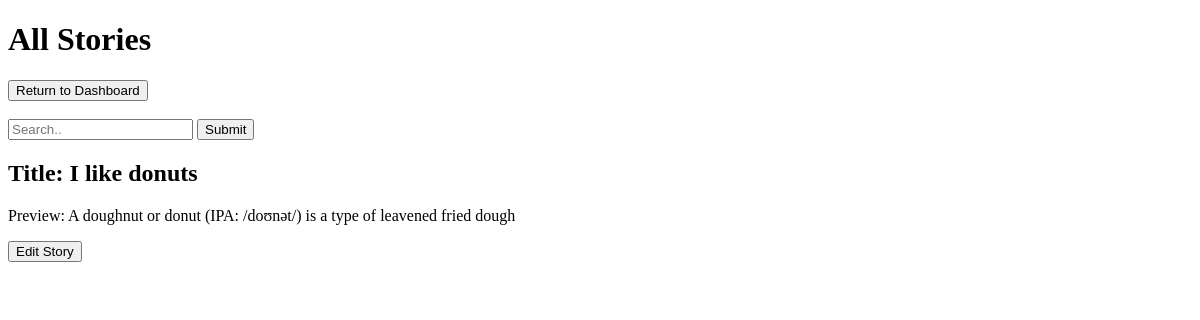
Page /see_stories (signed in) on the earlier database version.
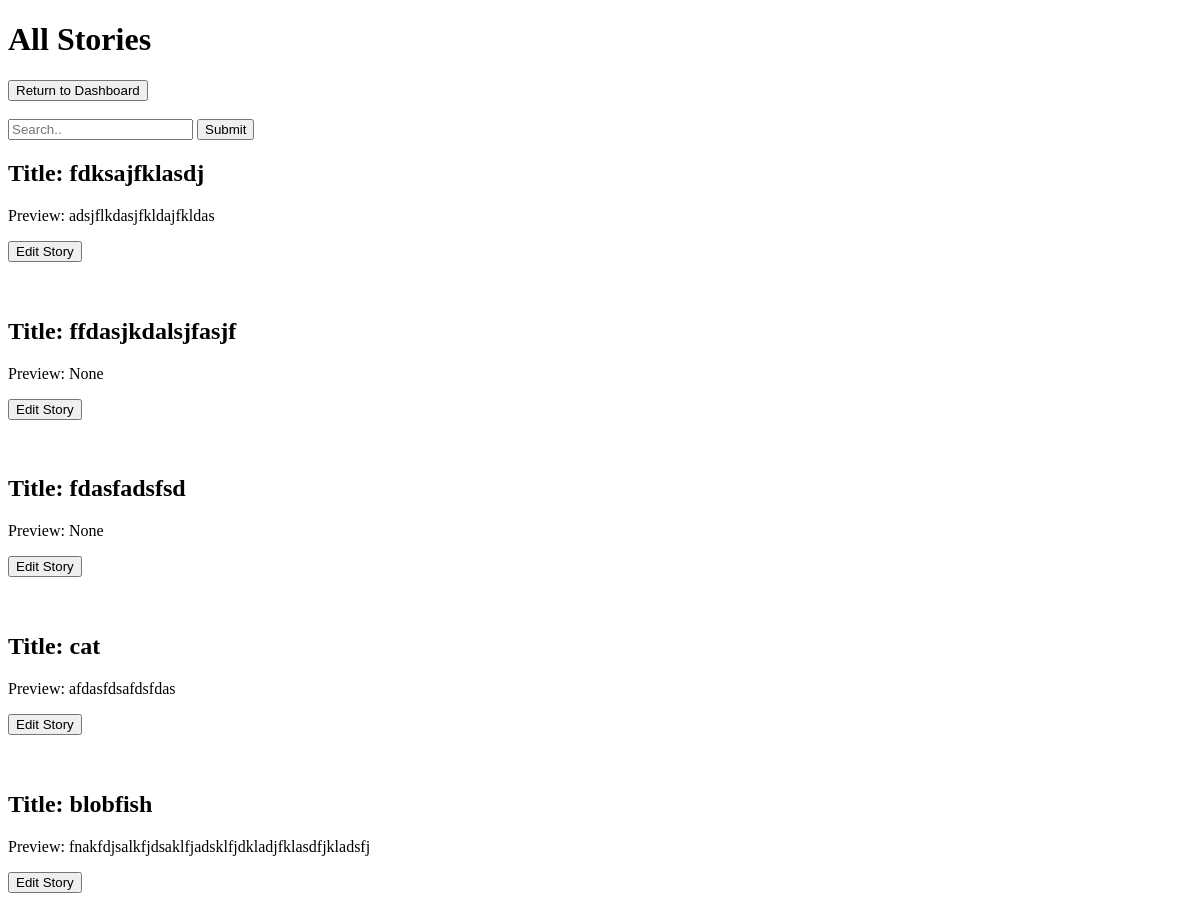
Same page on the later database version.
### tables this page shows
CREATE TABLE stories (name TEXT, latestUpdate TEXT, fullStory TEXT);

### __init__.py (the view)
@app.route("/see_stories")
def see_stories():
    global logged_in_user
    if not session.get(logged_in_user):
        return render_template('main_page.html')
    storiesList = untouched()
    return render_template("see_stories.html", storiesList=storiesList)

### __init__.py (called while the page is built)
def flat_clean(c_fetch_all_list):
    title_str = ""
    for line_tuple in c_fetch_all_list:
        title_str += line_tuple[0] + ","
    flat_list = title_str.split(",")
    flat_list = [title for title in flat_list if title]
    return list(set(flat_list))

def untouched():
    c.execute("SELECT stories FROM users WHERE username == (?)", (logged_in_user,))
    flat_logged_titles = flat_clean(c.fetchall()) #list of all stories that user has contributed to
    logged_title_str = "(" + ", ".join("'" + str(title) + "'" for title in flat_logged_titles) + ")"
    execute_str = f"SELECT * FROM stories WHERE name NOT IN {logged_title_str}"
    return c.execute(execute_str).fetchall() #list of tuples (name, latest, full) of all stories that were not touched by user

### templates/see_stories.html (shortened to what this page needs)
<!DOCTYPE html>
<html>
  <head>
    <link rel="stylesheet" href="static/css/my_style.css">
    <h1> All Stories </h1>
  </head>
  <body>
    <form action="/dashboard">
      <input type="submit" value="Return to Dashboard">
    </form>
    <br>
    <form action="/search_see_stories" method="POST">
      <input type="text" placeholder="Search.." name="search">
      <button type="submit">Submit</button>
    </form>
    {% for story_info in storiesList %}
      {% if (story_info != ()) %}
        <h2> Title:  {{story_info[0]}} </h2>
        <p> Preview: {{story_info[1]}} </p>
        <form action="/edit_story" method="POST">
          <input type="submit" value="Edit Story">
        </form>
        <br> </br>
      {% endif %}
    {% endfor %}
  </body>
</html>

Differences in the rows shown:
now on this page (row edited): stories: name "fdksajfklasdj", latestUpdate "adsjflkdasjfkldajfkldas"
now on this page (row edited): stories: name "ffdasjkdalsjfasjf", story_info "None"
changed stories: name "I like donuts" → "fdasfadsfsd"; latestUpdate "A doughnut or donut (IPA: /doʊnət/) is a type of leavened fried dough" → "None"
added stories: name "cat", latestUpdate "afdasfdsafdsfdas"
added stories: name "blobfish", latestUpdate "fnakfdjsalkfjdsaklfjadsklfjdkladjfklasdfjkladsfj"
